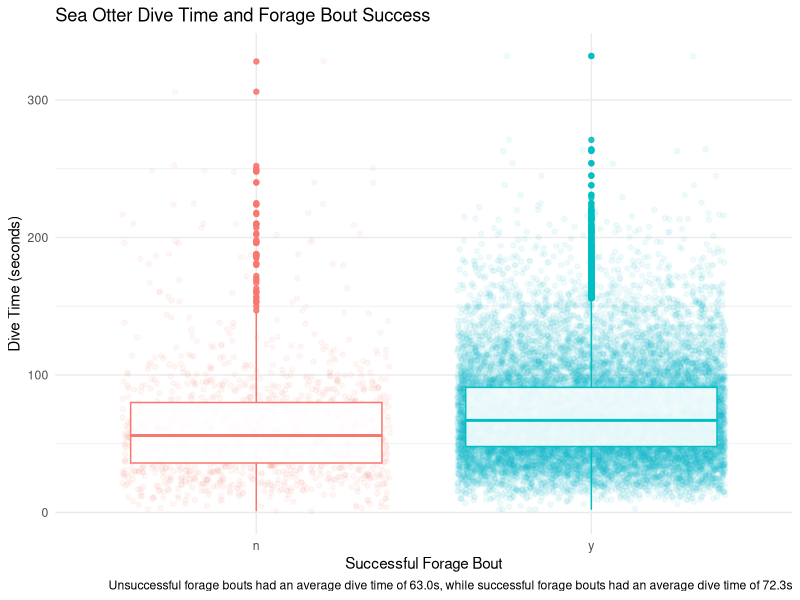
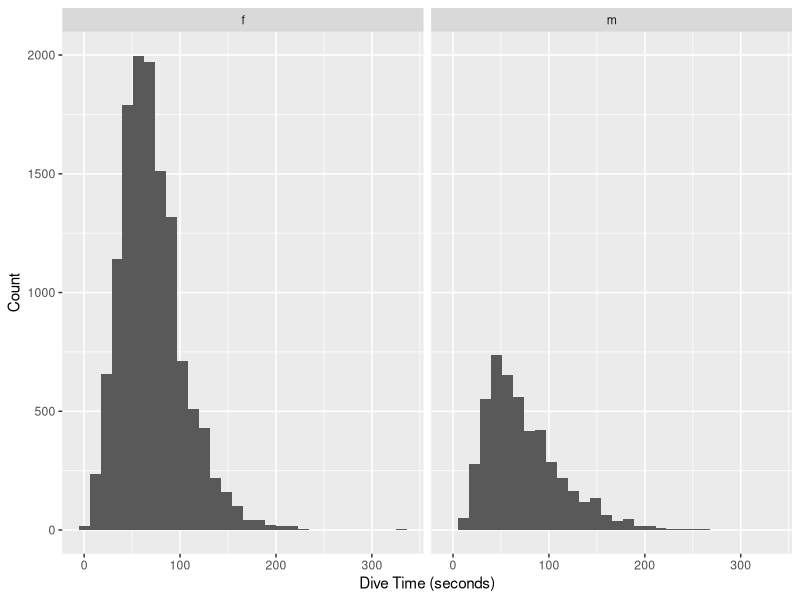
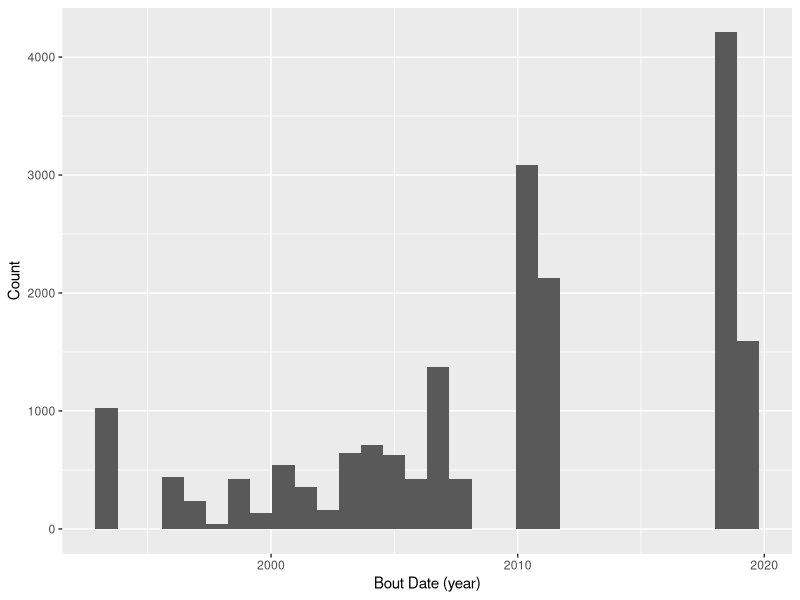

Here is the R script that generated these plots, in order:
## ---- chunk 1
library(tidyverse)
library(here)

cleaned_seaotter_data <- read_csv(here("Data/cleaned_seaotter_data.csv"))
## ---- chunk 2
cleaned_seaotter_data <- cleaned_seaotter_data %>% 
  filter(success_cd == "y" | success_cd == "n") %>% 
  filter(sex_cd != "u")

dive_time_summary <- cleaned_seaotter_data %>%
  group_by(success_cd) %>%
  summarize(
    mean_dive_time = mean(dive_time, na.rm = TRUE),
    sd_dive_time = sd(dive_time, na.rm = TRUE),
    sample_size = n()
  ) %>%
  ungroup()

print(dive_time_summary)

cleaned_seaotter_data %>% 
  ggplot(aes(x= success_cd, y = dive_time, color = success_cd)) +
  geom_jitter(size = 1, alpha = 0.05, stroke = 1) +
  geom_boxplot(alpha= 0.88) +
  theme_minimal() +
  labs(x = "Successful Forage Bout", y = "Dive Time (seconds)", title = "Sea Otter Dive Time and Forage Bout Success", caption = "Unsuccessful forage bouts had an average dive time of 63.0s, while successful forage bouts had an average dive time of 72.3s") +
  theme(legend.position = "none")
## ---- chunk 3
#examining dive time by gender
ggplot(cleaned_seaotter_data, aes(x=dive_time)) +
  geom_histogram() +
  labs(x = "Dive Time (seconds)",
       y = "Count") +
  facet_grid(~sex_cd)

#examining bout date
ggplot(cleaned_seaotter_data, aes(x=bout_date)) +
  geom_histogram() +
  labs(x = "Bout Date (year)",
       y = "Count")
## ---- chunk 4
#T-Test!!!

#creating two different datasets
successful_dive_time <- cleaned_seaotter_data %>% 
  filter(success_cd == "y")
unsuccessful_dive_time <- cleaned_seaotter_data %>% 
  filter(success_cd == "n")

successful_dive_ttest <- t.test(x = successful_dive_time$dive_time,
                                     y = unsuccessful_dive_time$dive_time)

successful_dive_ttest
## ---- chunk 5
seaotter_success_site <- cleaned_seaotter_data %>%
  filter(success_cd == "y") %>%
  group_by(site_name) %>%
  count(success_cd) %>%
  rename(count_success = "n")

seaotter_failure_site <- cleaned_seaotter_data %>%
  filter(success_cd == "n") %>%
  group_by(site_name) %>%
  count(success_cd) %>%
  rename(count_failure = "n")

proportion_success_site <- seaotter_success_site %>% 
  left_join(seaotter_failure_site %>%
              select(count_failure), by = "site_name")

proportion_success_site <- proportion_success_site %>% 
  mutate(proportion_success = count_success / (count_success+count_failure))
## ---- chunk 6
sex_success <- cleaned_seaotter_data %>%
  filter(sex_cd != "u") %>%
  count(sex_cd, success_cd) %>%
  rename(count_success = n)

sex_success_proportion <- sex_success %>%
  pivot_wider(names_from = success_cd, values_from = count_success)

sex_success_proportion <- sex_success_proportion %>% 
  mutate(successful_proportion = y/(y+n))
